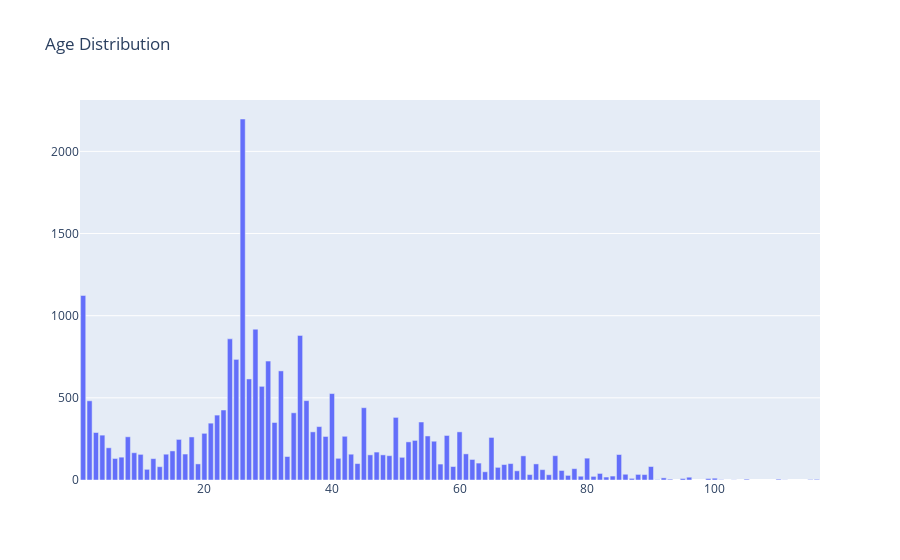

Write notebook code for a chart like this one.
### Markdown cell above
### Age Distribtion <a id="3.1"></a>

### Code cell
ditribution_plot(x=age_dist.index, y=age_dist.values, name='Age Distribution')

### Figure 1 — Plotly figure (JSON) as saved in the notebook; plotly's stock layout.template omitted (floating-point values rounded to 4 significant figures)
{"data": [{"type": "bar", "x": [26, 1, 28, 35, 24, 25, 30, 32, 27, 29, 40, 36, 2, 45, 23, 34, 22, 50, 54, 31, 21, 38, 37, 60, 3, 20, 4, 58, 55, 42, 39, 8, 18, 65, 16, 53, 56, 52, 5, 15, 47, 9, 61, 17, 43, 14, 10, 85, 48, 46, 75, 49, 70, 33, 7, 51, 80, 41, 6, 12, 62, 63, 68, 44, 19, 72, 57, 67, 90, 59, 13, 66, 78, 11, 73, 76, 69, 64, 82, 86, 88, 89, 71, 74, 77, 84, 79, 81, 83, 96, 92, 100, 87, 99, 95, 93, 105, 110, 116, 115, 91, 101, 103, 111], "y": [2197, 1123, 918, 880, 859, 734, 724, 664, 615, 570, 526, 483, 482, 440, 426, 409, 395, 381, 353, 350, 346, 325, 293, 293, 289, 284, 273, 271, 268, 266, 265, 263, 262, 259, 247, 241, 236, 232, 196, 177, 170, 166, 159, 158, 157, 157, 156, 155, 153, 153, 148, 148, 147, 143, 139, 138, 133, 132, 131, 130, 125, 103, 100, 100, 98, 98, 97, 94, 82, 82, 81, 77, 69, 65, 63, 58, 56, 50, 40, 35, 34, 33, 33, 32, 28, 24, 23, 22, 18, 17, 13, 11, 10, 9, 9, 5, 5, 5, 4, 3, 2, 2, 1, 1]}], "layout": {"title": {"text": "Age Distribution"}}}
